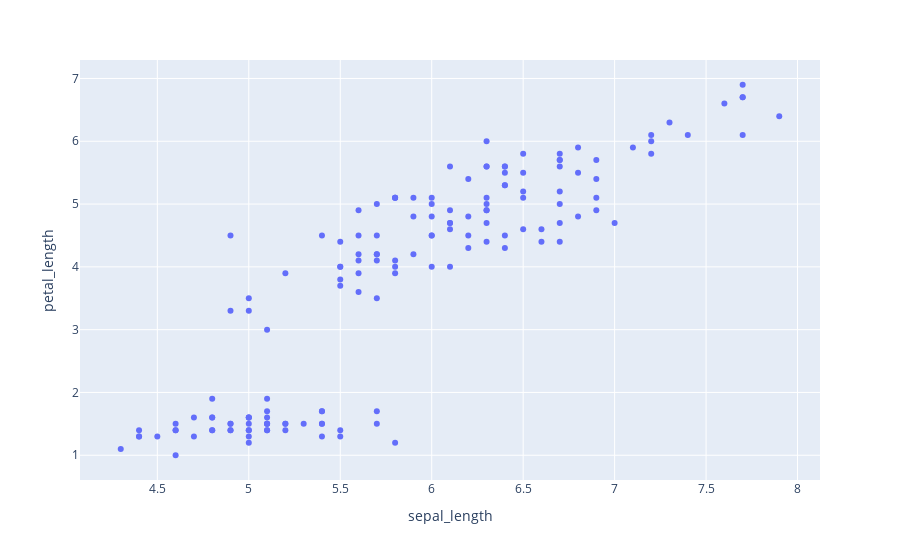

This figure's notebook cell:
### Code cell
px.scatter(data_frame= data, x = 'sepal_length', y ='petal_length')

### Figure 1 — Plotly figure (JSON) as saved in the notebook; plotly's stock layout.template omitted (floating-point values rounded to 4 significant figures; data arrays with more than 128 entries replaced by an {"elided": "..."} marker saying what was removed)
{"data": [{"hovertemplate": "sepal_length=%{x}<br>petal_length=%{y}<extra></extra>", "legendgroup": "", "marker": {"color": "#636efa", "symbol": "circle"}, "mode": "markers", "name": "", "orientation": "v", "showlegend": false, "type": "scatter", "x": {"elided": "150 float values"}, "xaxis": "x", "y": {"elided": "150 float values"}, "yaxis": "y"}], "layout": {"legend": {"tracegroupgap": 0}, "margin": {"t": 60}, "xaxis": {"anchor": "y", "domain": [0, 1], "title": {"text": "sepal_length"}}, "yaxis": {"anchor": "x", "domain": [0, 1], "title": {"text": "petal_length"}}}}
